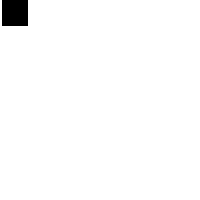
Frame 1 (no input)
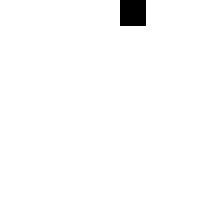
Frame 60 (the mouse pressed at the canvas centre just before this capture)
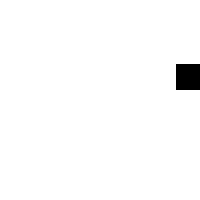
Frame 120 (the mouse held since frame 60 and released just before this capture)

The Processing sketch that drew these frames (run headless with seeded random() and noise(); from frame 60 on, the mouse is pressed at the canvas centre):

// Processing sketch: squareBounce
// ── squareBounce.pde
int x = 0;
int y = 0;
int state = 2; // 0-right 1-down 2-left 3-up

void setup() {
  size(200, 200); 
}

void draw() {
  background(255);
  
  fill(0);
  stroke(0);
  
  if(x < width - width / 8 && y == 0) {
    state = 0;
  }
  else if(x >= width - width / 8 && y < height - width / 8) {
    state = 1;
  }
  else if(x >= width - width / 8 && y >= height - width / 8) {
    state = 2;  
  }
  else if(x <= 0 && y > 0) {
    state = 3;
  }
  
  if(state == 0) {
    x += 2;
  }
  else if(state == 1) {
    y += 2;
  }
  else if(state == 2) {
    x -= 2;
  }
  else if(state == 3) {
    y -= 2;
  }
  
  rect(x, y, width / 8, width / 8);
}
